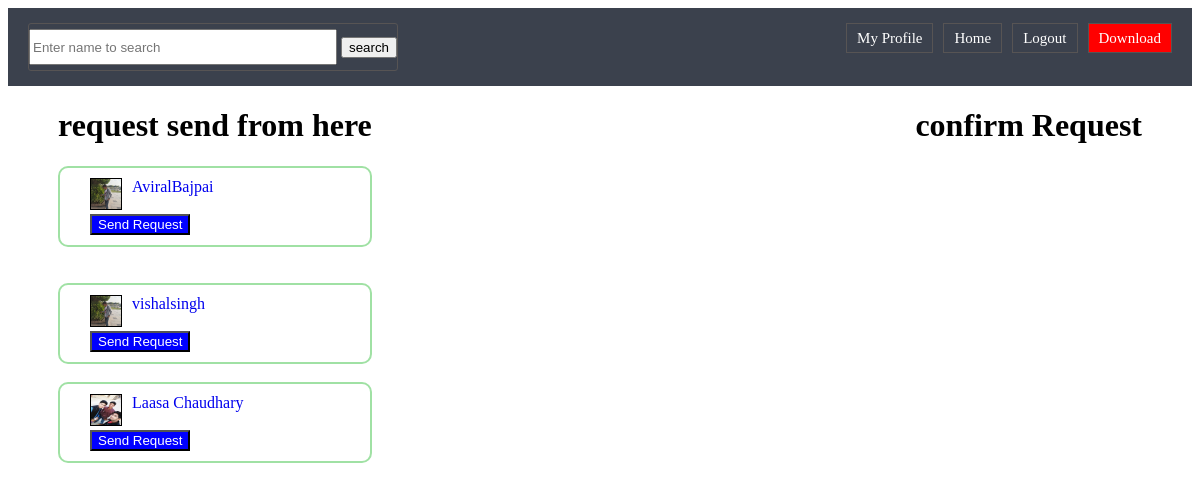
The page /addfriend/ (signed in) on the database its author committed.
### app1/models.py (models this page shows)
class signup(models.Model):
    firstname=models.CharField(max_length=15)
    lastname=models.CharField(max_length=10)
    emailid=models.CharField(max_length=30,primary_key=True)
    password=models.CharField(max_length=10)
    dobd=models.CharField(max_length=2)
    dobm=models.CharField(max_length=5)
    doby=models.CharField(max_length=4)
    gender=models.CharField(max_length=6)
    displayimage=models.ImageField(upload_to='images/')

### app1/views.py (the view)
# urls.py: path('addfriend/',addfriend),
def addfriend(request):
    allUser = signup.objects.all()
    b = signup.objects.get(emailid=request.session["name"])
    accept = friendslist.objects.filter(reciever=b)
    c = friendslist.objects.filter(Q(sender=b) | Q(reciever=b))
    l1 = []
    for i in c:
        if(i.reciever==b):
            l1.append(i.sender.emailid)
        else:
            l1.append(i.reciever.emailid)
    u_list = []
    for i in allUser:
        if(i.emailid not in l1 ):
            u_list.append(i)
    return render(request,'addfriend.html',{"friend":u_list,'accept':accept})

### templates/addfriend.html (shortened to what this page needs)
{%load static%}
<!DOCTYPE html>
<html lang="en" dir="ltr">
  <head>
    <link rel="stylesheet" href ="{% static 'css/addfriend.css' %}" />
    <link rel="stylesheet" type="text/css" href="{%static 'css/header.css'%}">
  </head>
  <body>
<div class="navbar">
	<div class="left">
	<div class="navbar1">
		<input type="text" name="search" style="width: 300px;height: 30px;" placeholder="Enter name to search">
		<input type="submit" name="" value="search">
	</div>
	</div>
	<div class="right">
	<div class="navbar3">
		<a href="#">My Profile </i></a></div>
	<div class="navbar3"><a href="http://127.0.0.1:8000/homepage">Home </i></a></div>
	<div>
	    <a href="#">Logout</a>
	</div>
	<div class="download">
		<a href="#">Download</a>
	</div>
</div>
	</div>
<div >
    <div class="sendrequest" >
      <h1>request send from here </h1>
    {% for i in friend %}
    {%if i.emailid != request.session.name %}
          <div class="friend ">
            <div style="float:left;"><img src="{{i.displayimage}}" alt="image not found" class="profile" /></div>
            <div style="float:left;padding-left:10px;"> <a href="#" style="font-family:verdana;text-decoration:none;" >{{i.firstname}}{{i.lastname}}</a> </div><br><br>
            <div>
              <button class="disableBtn " value="{{ i.emailid }}" onclick="sendRequest(this)">Send Request</button>
            </div>
            </div>
         {%endif%}
         <br>
    {%endfor%}
  </div>
    <div  class="acceptrequest">
        <h1>confirm Request</h1>
        {% for i in accept %}
         <br>
        {%endfor%}
      </div>
    </div>
  </body>
</html>

### static/css/addfriend.css (style rules this page uses)
.acceptrequest { float:right; margin-right:50px; }
.sendrequest { float:left; margin-left:50px; }
.profile { height:30px; width:30px; border:1px solid black; }
.friend { border: 2px solid rgb(160, 225, 164); padding-left:30px; padding-top:10px; padding-bottom:10px; padding-right:0px; border-radius : 10px; }
.disableBtn { color:white; background-color: blue; }

### static/css/header.css (style rules this page uses)
.navbar { width=100%; background-color: rgb(55,61,73,0.975); overflow:hidden; position: relative; padding:15px; }
.navbar .left { float:left; overflow: hidden; }
.navbar .right { float:right; overflow: hidden; }
.left div { float:left; margin: 0px 5px; padding: 5px 0px; border:1px solid rgb(87,84,84); border-radius: 3px }
.right div { float:left; padding: 5px 0px; border:1px solid rgb(87,84,84); margin:0px 5px; }
.navbar a { color:white; font-size:15px; text-decoration: none; padding: 10px; }
.download { background-color: red; }

### rows shown on the page
signup: displayimage (picture), firstname "Aviral", lastname "Bajpai"
signup: displayimage (picture), firstname "vishal", lastname "singh"
signup: displayimage (picture), firstname "Laasa", lastname "Chaudhary"
